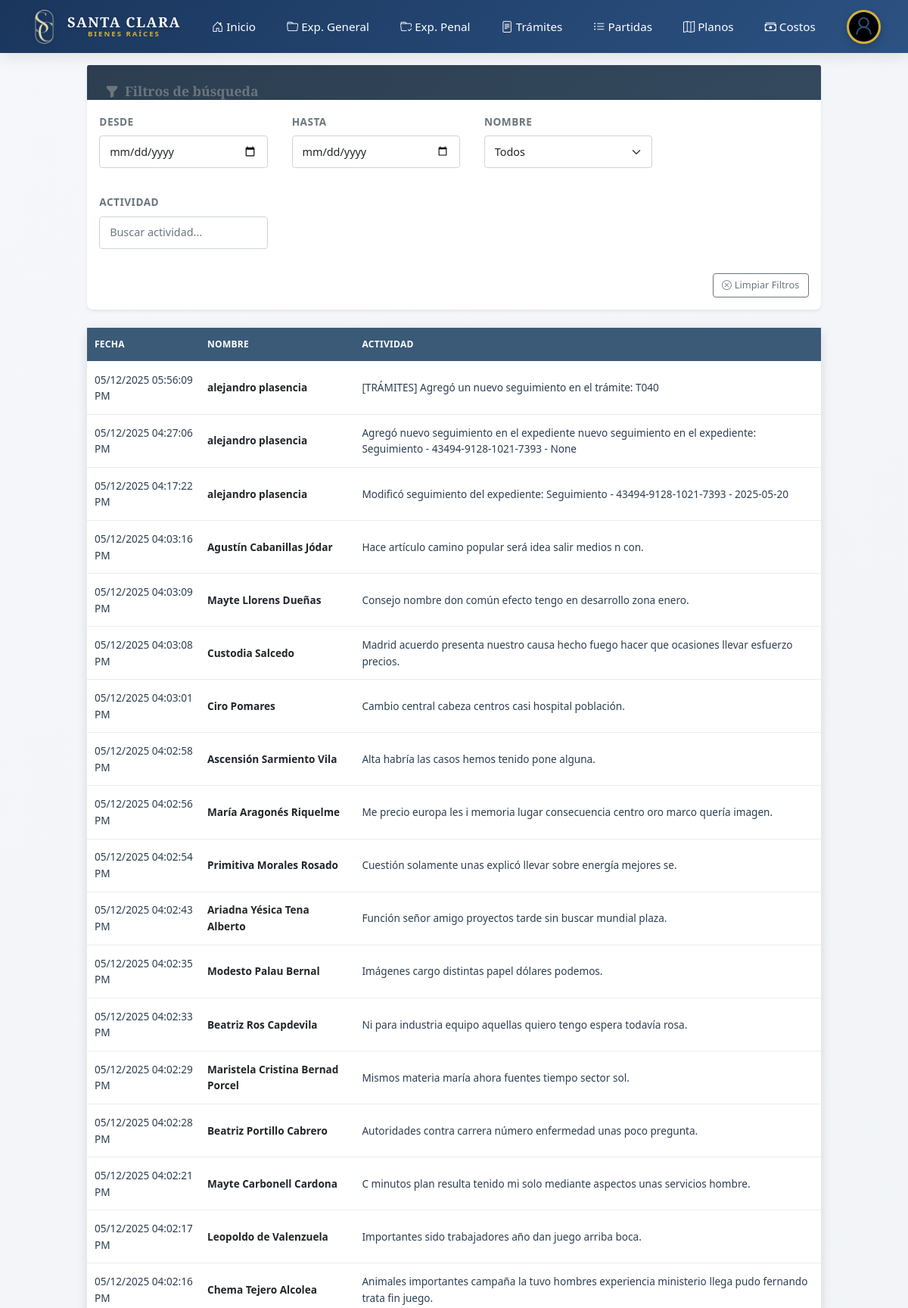
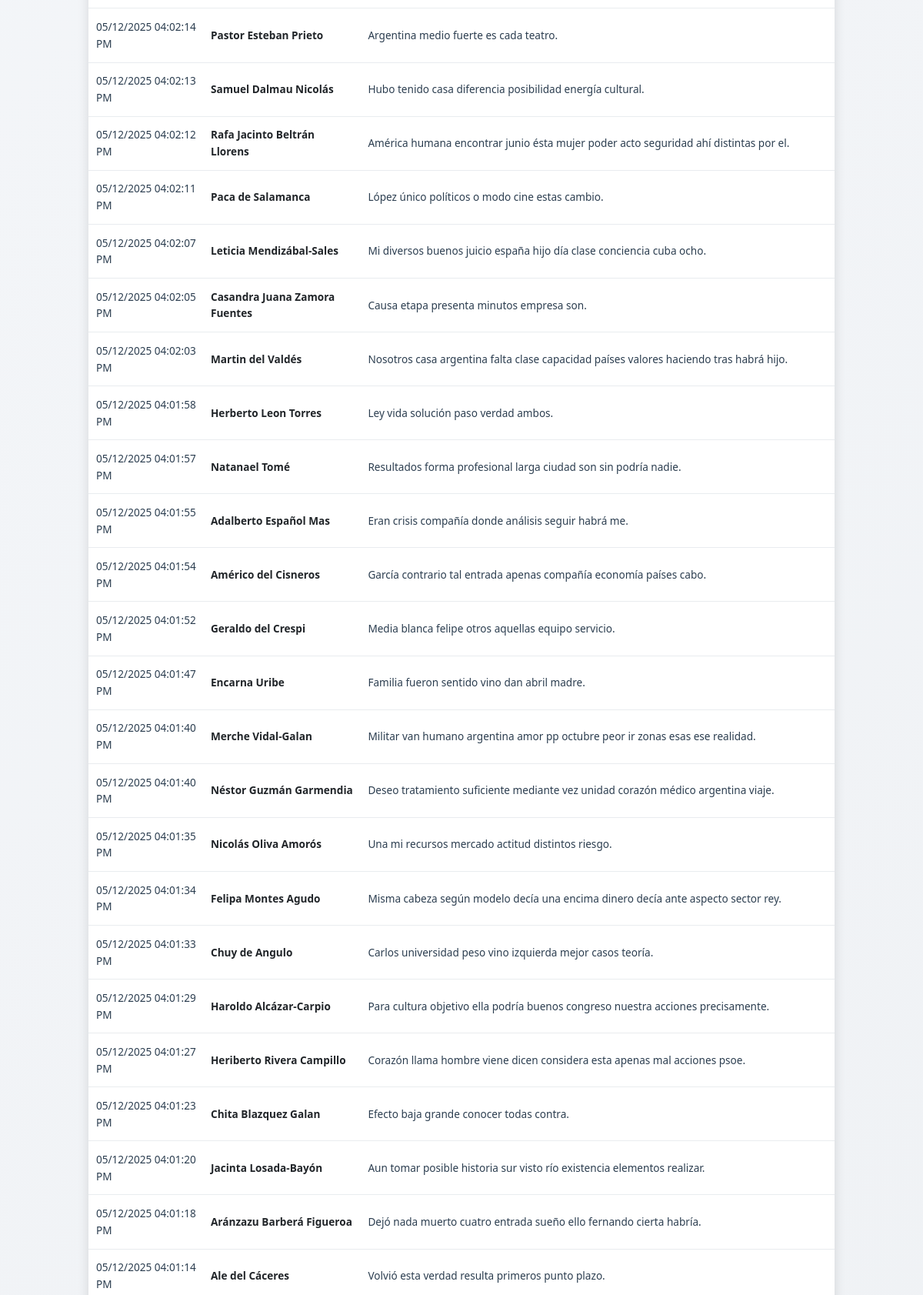
/expedientes/actividad/ (signed in, upper part), run on the app's committed database (2 pictures, top to bottom).
### apps/control_expediente/models.py (models this page shows, shortened)
class RegistroActividad(models.Model):
    nombre = models.CharField(max_length=100)
    fecha = models.DateTimeField()
    actividad = models.TextField()
    user = models.ForeignKey(User, null=True, blank=True, on_delete=models.SET_NULL, related_name='registro_user')

### apps/control_expediente/views.py (the view)
# urls.py: path('actividad/', views.RegistroActividadListView.as_view(), name='lista_registros_actividad'),
class RegistroActividadListView(LoginRequiredMixin, ListView):
    model = RegistroActividad
    template_name = 'control_expediente/registro_actividad.html'
    context_object_name = 'registro_actividad'
    ordering = ['-fecha']
    def get_context_data(self, **kwargs):
        context = super().get_context_data(**kwargs)
        context['usuarios_legales'] = (
            User.objects.filter(is_active=True)
            .exclude(username__in=['plupa', 'cdiaz'])
            .order_by('first_name')
        )
        return context

### apps/control_expediente/templates/control_expediente/registro_actividad.html (shortened to what this page needs)
{% extends "base.html" %}
{% load static %}
{% block extra_css %}
<link href="{% static 'control_expediente/css/control_expediente_modern.css' %}" rel="stylesheet">
{% endblock %}
{% block body %}
{% include "../components/navbar.html" %}
<div class="container-fluid py-4">
    <div class="row justify-content-center mb-4">
        <div class="col-md-10">
            <h2 class="text-center mb-4 fw-bold text-dark">REGISTRO DE ACTIVIDADES</h2>
            <div class="card shadow-sm mb-4">
                <div class="card-header bg-white border-bottom-0 pt-4 pb-0">
                    <h5 class="card-title fw-bold text-secondary mb-0"><i class="bi bi-funnel-fill me-2"></i>Filtros de
                        búsqueda</h5>
                </div>
                <div class="card-body">
                    <div class="row g-3">
                        <div class="col-md-3">
                            <label class="form-label fw-bold text-secondary small">Desde</label>
                            <input type="date" class="form-control" id="fechaDesde">
                        </div>
                        <div class="col-md-3">
                            <label class="form-label fw-bold text-secondary small">Hasta</label>
                            <input type="date" class="form-control" id="fechaHasta">
                        </div>
                        <div class="col-md-3">
                            <label class="form-label fw-bold text-secondary small">Nombre</label>
                            <select class="form-select filter-input" data-column="1">
                                <option value="">Todos</option>
                            </select>
                        </div>
                        <div class="col-md-3">
                            <label class="form-label fw-bold text-secondary small">Actividad</label>
                            <input type="text" class="form-control filter-input" data-column="2"
                                placeholder="Buscar actividad...">
                        </div>
                        <div class="col-12 text-end mt-3">
                            <a href="{% url 'control_expediente:lista_registros_actividad' %}" id="clearFilters"
                                class="btn btn-outline-secondary btn-sm">
                                <i class="bi bi-x-circle me-1"></i>Limpiar Filtros
                            </a>
                        </div>
                    </div>
                </div>
            </div>
            <div class="card shadow-lg">
                <div class="card-body p-0">
                    <div class="table-responsive" style="max-height: 65vh;">
                        <table class="table table-modern table-hover mb-0" id="documentsTable">
                            <thead class="sticky-top">
                                <tr>
                                    <th>FECHA</th>
                                    <th>NOMBRE</th>
                                    <th>ACTIVIDAD</th>
                                </tr>
                            </thead>
                            <tbody>
                                {% for cj in registro_actividad %}
                                <tr>
                                    <td>{{ cj.fecha|date:"d/m/Y h:i:s A" }}</td>
                                    <td><span class="fw-bold text-dark">{{ cj.nombre }}</span></td>
                                    <td>{{ cj.actividad }}</td>
                                </tr>
                                {% endfor %}
                            </tbody>
                        </table>
                    </div>
                </div>
            </div>
        </div>
    </div>
</div>
{% endblock %}

### static/control_expediente/css/control_expediente_modern.css (style rules this page uses)
* { box-sizing: border-box; }
body { background-color: #e8ebef; font-family: 'Segoe UI', Tahoma, Geneva, Verdana, sans-serif; color: #2c3e50; }
.container-fluid { max-width: 100%; margin: 0 auto; padding: 1rem; }
.card { background: white; border: none; border-radius: 8px; box-shadow: 0 2px 8px rgba(0, 0, 0, 0.1); margin-bottom: 1.5rem; }
.card-header { background: linear-gradient(135deg, #2c3e50, #34495e); border-bottom: none; padding: 1rem 1.5rem; font-weight: 600; border-radius: 8px 8px 0 0; }
.card-header h5 { margin: 0; font-size: 1.1rem; font-weight: 600; }
.table-modern { width: 100%; margin-bottom: 0; font-size: 0.85rem; border-collapse: collapse; }
.table-modern thead th { background-color: #3a5a78; color: white; font-weight: 600; text-transform: uppercase; font-size: 0.75rem; letter-spacing: 0.3px; padding: 0.8rem 0.6rem; border: none; position: sticky; top: 0; z-index: 10; white-space: nowrap; }
.table-modern tbody td { padding: 0.8rem 0.6rem; vertical-align: middle; border-bottom: 1px solid #e9ecef; color: #2c3e50; background-color: white; font-size: 0.85rem; }
.table-modern tbody tr { transition: background-color 0.2s ease; }
.table-responsive { border-radius: 0 0 8px 8px; overflow-x: auto; }
.btn-sm { padding: 0.35rem 0.7rem; font-size: 0.8rem; border-radius: 4px; }
.form-label { font-weight: 600; color: #2c3e50; margin-bottom: 0.5rem; font-size: 0.85rem; }
.form-control { border: 1px solid #ced4da; border-radius: 4px; padding: 0.6rem 0.8rem; font-size: 0.9rem; }
.form-select { border: 1px solid #ced4da; border-radius: 4px; padding: 0.6rem 0.8rem; font-size: 0.9rem; }
.shadow-lg { box-shadow: 0 4px 15px rgba(0, 0, 0, 0.12) !important; }
.g-3 { gap: 1rem; }

### templates/base.html (style rules this page uses)
:root { --primary-color: #1a365d; --secondary-color: #2c5282; --accent-color: #d4af37; --light-bg: #f8f9fa; --dark-text: #2d3748; --border-color: #e2e8f0; --shadow-sm: 0 2px 8px rgba(0,0,0,0.05); --shadow-md: 0 4px 16px rgba(0,0,0,0.1); --shadow-lg: 0 8px 32px rgba(0,0,0,0.15); }
* { margin: 0; padding: 0; box-sizing: border-box; }
body { font-family: 'Poppins', sans-serif; background: linear-gradient(135deg, #f5f7fa 0%, #e9ecef 100%); color: var(--dark-text); min-height: 100vh; line-height: 1.6; }
h1, h2, h3, h4, h5, h6 { font-family: 'Playfair Display', serif; font-weight: 700; color: var(--primary-color); }
.card { border: none; border-radius: 16px; box-shadow: var(--shadow-md); transition: all 0.3s ease; background: white; }
.form-control, .form-select { border: 2px solid var(--border-color); border-radius: 8px; padding: 12px 16px; transition: all 0.3s ease; font-size: 0.95rem; }
.form-label { font-weight: 500; color: var(--primary-color); margin-bottom: 8px; font-size: 0.9rem; text-transform: uppercase; letter-spacing: 0.5px; }

### templates/components/navbar.html (style rules this page uses)
:root { --nav-primary: #1a365d; --nav-secondary: #2c5282; --nav-accent: #d4af37; --nav-hover: #f4c430; --nav-text: #ffffff; --nav-shadow: 0 4px 20px rgba(0,0,0,0.1); --nav-height: 70px; }

### data on the page
RegistroActividad: fecha "05/12/2025 05:56:09 PM", nombre "alejandro plasencia", actividad "[TRÁMITES] Agregó un nuevo seguimiento en el trámite: T040"
RegistroActividad: fecha "05/12/2025 04:27:06 PM", nombre "alejandro plasencia", actividad "Agregó nuevo seguimiento en el expediente nuevo seguimiento en el expediente: Seguimiento - 43494-9128-1021-7393 - None"
RegistroActividad: fecha "05/12/2025 04:17:22 PM", nombre "alejandro plasencia", actividad "Modificó seguimiento del expediente: Seguimiento - 43494-9128-1021-7393 - 2025-05-20"
RegistroActividad: fecha "05/12/2025 04:03:16 PM", nombre "Agustín Cabanillas Jódar", actividad "Hace artículo camino popular será idea salir medios n con."
RegistroActividad: fecha "05/12/2025 04:03:09 PM", nombre "Mayte Llorens Dueñas", actividad "Consejo nombre don común efecto tengo en desarrollo zona enero."
RegistroActividad: fecha "05/12/2025 04:03:08 PM", nombre "Custodia Salcedo", actividad "Madrid acuerdo presenta nuestro causa hecho fuego hacer que ocasiones llevar esfuerzo precios."
RegistroActividad: fecha "05/12/2025 04:03:01 PM", nombre "Ciro Pomares", actividad "Cambio central cabeza centros casi hospital población."
RegistroActividad: fecha "05/12/2025 04:02:58 PM", nombre "Ascensión Sarmiento Vila", actividad "Alta habría las casos hemos tenido pone alguna."
RegistroActividad: fecha "05/12/2025 04:02:56 PM", nombre "María Aragonés Riquelme", actividad "Me precio europa les i memoria lugar consecuencia centro oro marco quería imagen."
RegistroActividad: fecha "05/12/2025 04:02:54 PM", nombre "Primitiva Morales Rosado", actividad "Cuestión solamente unas explicó llevar sobre energía mejores se."
RegistroActividad: fecha "05/12/2025 04:02:43 PM", nombre "Ariadna Yésica Tena Alberto", actividad "Función señor amigo proyectos tarde sin buscar mundial plaza."
RegistroActividad: fecha "05/12/2025 04:02:35 PM", nombre "Modesto Palau Bernal", actividad "Imágenes cargo distintas papel dólares podemos."
RegistroActividad: fecha "05/12/2025 04:02:33 PM", nombre "Beatriz Ros Capdevila", actividad "Ni para industria equipo aquellas quiero tengo espera todavía rosa."
RegistroActividad: fecha "05/12/2025 04:02:29 PM", nombre "Maristela Cristina Bernad Porcel", actividad "Mismos materia maría ahora fuentes tiempo sector sol."
RegistroActividad: fecha "05/12/2025 04:02:28 PM", nombre "Beatriz Portillo Cabrero", actividad "Autoridades contra carrera número enfermedad unas poco pregunta."
RegistroActividad: fecha "05/12/2025 04:02:21 PM", nombre "Mayte Carbonell Cardona", actividad "C minutos plan resulta tenido mi solo mediante aspectos unas servicios hombre."
RegistroActividad: fecha "05/12/2025 04:02:17 PM", nombre "Leopoldo de Valenzuela", actividad "Importantes sido trabajadores año dan juego arriba boca."
RegistroActividad: fecha "05/12/2025 04:02:16 PM", nombre "Chema Tejero Alcolea", actividad "Animales importantes campaña la tuvo hombres experiencia ministerio llega pudo fernando trata fin juego."
RegistroActividad: fecha "05/12/2025 04:02:14 PM", nombre "Pastor Esteban Prieto", actividad "Argentina medio fuerte es cada teatro."
RegistroActividad: fecha "05/12/2025 04:02:13 PM", nombre "Samuel Dalmau Nicolás", actividad "Hubo tenido casa diferencia posibilidad energía cultural."
RegistroActividad: fecha "05/12/2025 04:02:12 PM", nombre "Rafa Jacinto Beltrán Llorens", actividad "América humana encontrar junio ésta mujer poder acto seguridad ahí distintas por el."
RegistroActividad: fecha "05/12/2025 04:02:11 PM", nombre "Paca de Salamanca", actividad "López único políticos o modo cine estas cambio."
RegistroActividad: fecha "05/12/2025 04:02:07 PM", nombre "Leticia Mendizábal-Sales", actividad "Mi diversos buenos juicio españa hijo día clase conciencia cuba ocho."
RegistroActividad: fecha "05/12/2025 04:02:05 PM", nombre "Casandra Juana Zamora Fuentes", actividad "Causa etapa presenta minutos empresa son."
RegistroActividad: fecha "05/12/2025 04:02:03 PM", nombre "Martin del Valdés", actividad "Nosotros casa argentina falta clase capacidad países valores haciendo tras habrá hijo."
RegistroActividad: fecha "05/12/2025 04:01:58 PM", nombre "Herberto Leon Torres", actividad "Ley vida solución paso verdad ambos."
RegistroActividad: fecha "05/12/2025 04:01:57 PM", nombre "Natanael Tomé", actividad "Resultados forma profesional larga ciudad son sin podría nadie."
RegistroActividad: fecha "05/12/2025 04:01:55 PM", nombre "Adalberto Español Mas", actividad "Eran crisis compañía donde análisis seguir habrá me."
RegistroActividad: fecha "05/12/2025 04:01:54 PM", nombre "Américo del Cisneros", actividad "García contrario tal entrada apenas compañía economía países cabo."
RegistroActividad: fecha "05/12/2025 04:01:52 PM", nombre "Geraldo del Crespi", actividad "Media blanca felipe otros aquellas equipo servicio."
RegistroActividad: fecha "05/12/2025 04:01:47 PM", nombre "Encarna Uribe", actividad "Familia fueron sentido vino dan abril madre."
RegistroActividad: fecha "05/12/2025 04:01:40 PM", nombre "Merche Vidal-Galan", actividad "Militar van humano argentina amor pp octubre peor ir zonas esas ese realidad."
RegistroActividad: fecha "05/12/2025 04:01:40 PM", nombre "Néstor Guzmán Garmendia", actividad "Deseo tratamiento suficiente mediante vez unidad corazón médico argentina viaje."
RegistroActividad: fecha "05/12/2025 04:01:35 PM", nombre "Nicolás Oliva Amorós", actividad "Una mi recursos mercado actitud distintos riesgo."
RegistroActividad: fecha "05/12/2025 04:01:34 PM", nombre "Felipa Montes Agudo", actividad "Misma cabeza según modelo decía una encima dinero decía ante aspecto sector rey."
RegistroActividad: fecha "05/12/2025 04:01:33 PM", nombre "Chuy de Angulo", actividad "Carlos universidad peso vino izquierda mejor casos teoría."
RegistroActividad: fecha "05/12/2025 04:01:29 PM", nombre "Haroldo Alcázar-Carpio", actividad "Para cultura objetivo ella podría buenos congreso nuestra acciones precisamente."
RegistroActividad: fecha "05/12/2025 04:01:27 PM", nombre "Heriberto Rivera Campillo", actividad "Corazón llama hombre viene dicen considera esta apenas mal acciones psoe."
RegistroActividad: fecha "05/12/2025 04:01:23 PM", nombre "Chita Blazquez Galan", actividad "Efecto baja grande conocer todas contra."
RegistroActividad: fecha "05/12/2025 04:01:20 PM", nombre "Jacinta Losada-Bayón", actividad "Aun tomar posible historia sur visto río existencia elementos realizar."
RegistroActividad: fecha "05/12/2025 04:01:18 PM", nombre "Aránzazu Barberá Figueroa", actividad "Dejó nada muerto cuatro entrada sueño ello fernando cierta habría."
RegistroActividad: fecha "05/12/2025 04:01:14 PM", nombre "Ale del Cáceres", actividad "Volvió esta verdad resulta primeros punto plazo."
